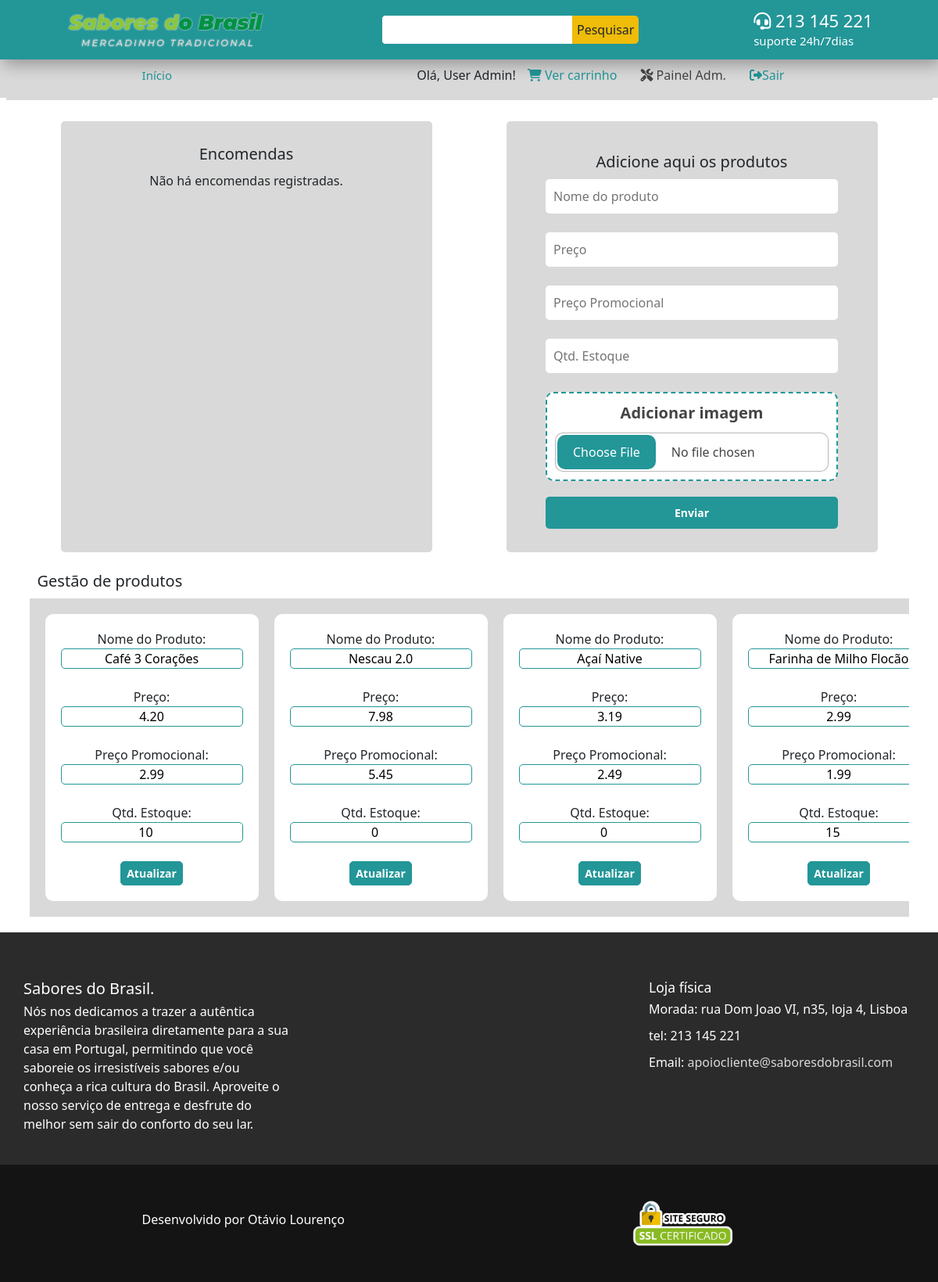
Page /pages/admPage.php (signed in) on the committed database.
### tables this page shows
CREATE TABLE `Produtos` (
  `IDproduto` int(11) NOT NULL,
  `NomeProduto` varchar(255) NOT NULL,
  `Preco` decimal(5,2) DEFAULT NULL,
  `PrecoPromo` decimal(5,2) DEFAULT NULL,
  `QtEstoque` int(11) NOT NULL,
  `FotoProduto` text NOT NULL
);

### pages/admPage.php (the view, shortened to what this page needs)
<?php
if ($_SESSION['NivelAcesso'] == 1) {
    $admContent = "display: block;";
} else {
    $admContent = "display: none;";
}
?>
<!doctype html>
<html lang="pt">
<head>
    <link href="https://cdn.jsdelivr.net/npm/bootstrap@5.3.0-alpha3/dist/css/bootstrap.min.css" rel="stylesheet">
    <link rel="stylesheet" href="../css/style.css">
</head>
<body>
    <div class="container-fluid sob-menu fixed-top d-none d-sm-block">
        <div class="row">
            <div class="col-sm " style="background-color: var(--primary-color);">
                <div class="d-flex justify-content-around align-items-center">
                    <span class="logo"><img src="../images/diversos/logo-nome.png" alt="" height="50"></span>
                    <div>
                        <input class="input-search rounded-start-3" type="search" name="" id="">
                        <button class="btn-yellow rounded-end-3">Pesquisar</button>
                    </div>
                    <span class="tel"><i class="fa-solid fa-headset"></i> 213 145 221
                        <h4>suporte 24h/7dias</h4>
                    </span>
                </div>
            </div>
        </div>
    </div>
    <div class="container-fluid d-none d-sm-block" style="padding-top: 7.5rem;">
        <div class="row">
            <div class="col-sm" style="background-color: var(--grey-color); height: 5rem;">
                <nav class="nav-bar d-flex flex-row justify-content-around align-items-center">
                    <ul>
                        <li><a href="../index.php">Início</a></li>
                    </ul>
                    <div class="float-end me-5 d-flex flex-row justify-content-evenly">
                        <?php
                        if (isset($_SESSION['IDuser'])) {
                            echo '<p> Olá, ' . $_SESSION['Nome'] . '!</p>';
                        } else {
                            echo '<a href="../pages/login.php"><button class="btn btn-primary-new"><i class="fa-solid fa-user"></i> Entrar</button></a>';
                        }
                        ?>
                        <a href="../pages/cart.php" class="link px-4"><i class="fa-solid fa-cart-shopping"></i> Ver carrinho</a>
                        <a href="../pages/admPage.php" class="link active px-4" style="<?php echo $admContent; ?>"><i class="fa-solid fa-screwdriver-wrench"></i> Painel Adm.</a>
                        <?php
                        if (isset($_SESSION['IDuser'])) {
                            echo '<a href="../assets/logout.php" class="link px-4" title="Sair"><i class="fa-solid fa-right-from-bracket"></i>Sair</a>';
                        }
                        ?>
                    </div>
                </nav>
            </div>
        </div>
    </div>
    <div class="container">
        <div class="row mt-5 d-flex justify-content-around">
            <div class="col-md-5 d-flex flex-column rounded-3 mb-4 p-5" style="background-color: var(--grey-color)">
                <h2 class="mb-3 text-center">Encomendas</h2>
                <?php
                require('../connect_db.php');
                $sql = "SELECT * FROM Encomendas";
                $result = $conn->query($sql);
                if ($result->num_rows > 0) {
                    echo "<table class='table lista-checkout'>";
                    echo "<tr>";
                    echo "<th>IDCliente </th>";
                    echo "<th>Morada </th>";
                    echo "<th>Total </th>";
                    echo "<th>Data da Encomenda</th>";
                    echo "</tr>";
                    while ($row = $result->fetch_assoc()) {
                        echo "<tr>";
                        echo "<td>" . $row["IDuser"] . "</td>";
                        echo "<td>" . $row["Morada"] . "</td>";
                        echo "<td>" . $row["Total"] . "</td>";
                        echo "<td>" . $row["DataEncomenda"] . "</td>";
                        echo "</tr>";
                    }
                    echo "</table>";
                } else {
                    echo "<p class='text-center'>Não há encomendas registradas.</p>";
                }
                ?>
            </div>
            <div class="col-md-5 d-flex flex-column justify-content-center align-items-center rounded-3 mb-4 p-5" style="background-color: var(--grey-color)">
                <h2 class="m-3 text-center">Adicione aqui os produtos</h2>
                <form action="../images/inserir_produtos.php" method="POST" enctype="multipart/form-data" id="form-add-produto">
                    <input type="text" name="nomeProduto" placeholder="Nome do produto" required><br>
                    <input type="text" name="preco" placeholder="Preço" required><br>
                    <input type="text" name="precoPromo" placeholder="Preço Promocional"><br>
                    <input type="number" name="qtEstoque" id="" placeholder="Qtd. Estoque" required><br>
                    <label for="file-input" class="drop-container">
                        <span class="drop-title">Adicionar imagem</span>
                        <input type="file" name="foto_produto" accept="image/*" required="" id="file-input" required>
                    </label>
                    <input class="btn btn-primary-new w-100" type="submit" value="Enviar">
                </form>
            </div>
        </div>
    </div>
    <div class="container">
        <div class="row">
            <div class="col-md">
                <h2 class="m-3">Gestão de produtos</h2>
                <div class="container-produtos ">
                    <?php
                    require('../connect_db.php');
                    $sql = "SELECT * FROM Produtos";
                    $result = $conn->query($sql);
                    if ($result->num_rows > 0) {
                        while ($row = $result->fetch_assoc()) {
                            echo '<form action="../assets/functions.php" method="post" class="form-Gest-Pdt">';
                            echo 'Nome do Produto: <input type="text" name="NomeProduto" value="' . $row['NomeProduto'] . '"><br>';
                            echo 'Preço: <input type="text" name="Preco" value="' . $row['Preco'] . '"><br>';
                            echo 'Preço Promocional: <input type="text" name="PrecoPromo" value="' . $row['PrecoPromo'] . '"><br>';
                            echo 'Qtd. Estoque: <input type="number" name="QtEstoque" value="' . $row['QtEstoque'] . '"><br>';
                            echo '<input class="btn btn-primary-new" type="submit" value="Atualizar">';
                            echo '</form>';
                        }
                    }
                    ?>
                </div>
            </div>
        </div>
    </div>
    <div class="container-fluid pt-5 text-white" style="background-color: var(--soft-black);">
        <div class="row d-flex justify-content-between">
            <div class="col-sm-4 p-5">
                <h2>Sabores do Brasil.</h2>
                <p>Nós nos dedicamos a trazer a autêntica experiência brasileira diretamente para a sua casa em Portugal, permitindo que você saboreie os irresistíveis sabores e/ou conheça a rica cultura do Brasil. Aproveite o nosso serviço de entrega e desfrute do melhor sem sair do conforto do seu lar.</p>
            </div>
            <div class="col-sm-4 p-5">
                <h3>Loja física</h3>
                <p>Morada: rua Dom Joao VI, n35, loja 4, Lisboa</p>
                <p>tel: 213 145 221</p>
                <p>Email: <a href="mailto:email@email.com" class="text-email">apoiocliente@saboresdobrasil.com</a></p>
            </div>
        </div>
    </div>
    <footer class="container-fluid d-flex justify-content-between align-items-center" style="background-color: var(--black-color); height: 15rem;">
        <div class="row px-5 w-100">
            <div class="col-sm-6 footer d-flex justify-content-center align-items-center">
                <p style="color: var(--white-color);">Desenvolvido por Otávio Lourenço</p>
            </div>
            <div class="col-sm-6 d-flex justify-content-center align-items-center">
                <div class="pgmto-metodos float-end">
                    <img src="../images/diversos/site-seguro.png" height="60rem" alt="">
                </div>
            </div>
        </div>
    </footer>
</body>
</html>

### css/style.css (style rules this page uses)
:root { --primary-color: #239698; --primary-color-soft: #16606149; --white-color: #fff; --grey-color: #d9d9d9; --black-color: #141414; --soft-black: #2b2b2b; --yellow-color: #eebc09; --red-color: #dc3445; }
* { margin: 0; padding: 0; box-sizing: border-box; }
html { font-size: 62.5%; scroll-behavior: smooth; }
body { font-size: 1.6rem; }
.sob-menu { background-color: var(--primary-color); padding: 1rem; -webkit-box-shadow: 4px 7px 19px 0px rgba(0, 0, 0, 0.3); box-shadow: 4px 7px 19px 0px rgba(0, 0, 0, 0.3); }
.logo img { filter: drop-shadow(0 0 0.1rem #e4e4e4); }
.input-search { border: none; padding: 0.6rem; margin-right: -0.5rem; }
.btn-yellow { background-color: var(--yellow-color); color: rgba(var(--black-color), 0.5); border: none; padding: 0.6rem; }
.tel { color: var(--white-color); font-size: 2.2rem; }
.nav-bar { list-style: none; float: left; background-color: var(--grey-color); width: 100%; }
.nav-bar li { position: relative; float: left; list-style: none; }
.nav-bar li a { display: block; padding: 1rem; font-size: 1.5rem; margin-right: 1.5rem; color: var(--primary-color); text-decoration: none; }
.btn-primary-new { font-size: 1.4rem; font-weight: 600; --bs-btn-color: var(--bs-white); --bs-btn-bg: var(--primary-color); --bs-btn-border-color: var(--bd-violet-bg); --bs-btn-hover-color: var(--bs-white); --bs-btn-hover-bg: #1d7d7e; --bs-btn-active-color: var(--bs-btn-hover-color); --bs-btn-active-bg: #166061; }
.footer { display: flex; justify-content: space-between; text-align: center; }
.input-ck:focus, input:valid { outline: none; border: 0.15rem solid var(--primary-color); }
#form-add-produto { display: flex; flex-direction: column; align-items: center; }
#form-add-produto > input { border: none; border-radius: 0.5rem; padding: 1rem; width: 100%; }
.drop-container { background-color: #fff; display: flex; gap: 1rem; flex-direction: column; align-items: center; padding: 1rem; margin-bottom: 2rem; border-radius: 1rem; border: 0.2rem dashed #239698; cursor: pointer; transition: background 0.2s ease-in-out, border 0.2s ease-in-out; }
.drop-title { color: #444; font-size: 20px; font-weight: bold; text-align: center; transition: color 0.2s ease-in-out; }
#file-input { width: 350px; max-width: 100%; color: #444; padding: 2px; background: #fff; border-radius: 10px; border: 1px solid rgba(8, 8, 8, 0.288); }
.link { text-decoration: none; color: var(--primary-color); }
.link.active { color: #444; }
.text-email { color: var(--grey-color); text-decoration: none; }
.container-produtos { display: flex; flex-direction: row; flex-wrap: nowrap; overflow-x: scroll; background-color: var(--grey-color); padding: 1rem; margin-bottom: 2rem; }
.form-Gest-Pdt { display: flex; flex-direction: column; align-items: center; width: 30rem; padding: 2rem; margin: 1rem; border-radius: 1rem; background-color: var(--white-color); }
.form-Gest-Pdt > input { text-align: center; border-radius: 0.5rem; }

### rows in the picture
produtos: NomeProduto "Café 3 Corações", Preco "4.20", PrecoPromo "2.99", QtEstoque "10"
produtos: NomeProduto "Nescau 2.0", Preco "7.98", PrecoPromo "5.45", QtEstoque "0"
produtos: NomeProduto "Açaí Native", Preco "3.19", PrecoPromo "2.49", QtEstoque "0"
produtos: NomeProduto "Farinha de Milho Flocão", Preco "2.99", PrecoPromo "1.99", QtEstoque "15"

### other values in the picture
$_SESSION['Nome'] "User Admin"
